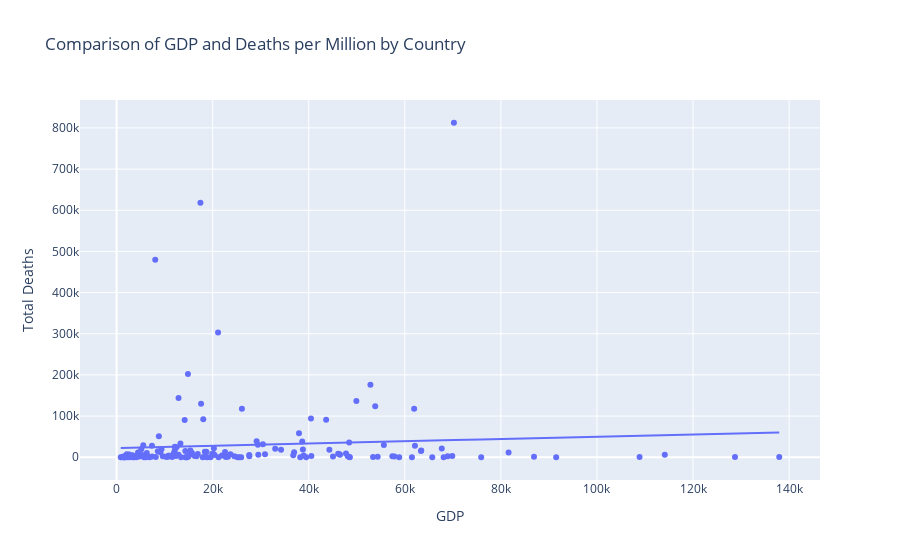

Notebook cell for this chart:
### Code cell
CovidData = pd.read_csv('owid-covid-data.csv')
GDPdata = pd.read_csv('GDP-data.csv', skiprows=4)

Covid_2021 = CovidData[CovidData['date'].str.startswith('2021')]
Covid_deaths_2021 = Covid_2021.groupby('location').last()['total_deaths'].reset_index()

GDPdata = GDPdata.rename(columns={'Country Name': 'location'})

df = pd.merge(GDPdata, Covid_deaths_2021, on='location', how='inner')


df = df[df['location'] != 'World']
df = df[df['location'] != 'Upper middle income']
df = df[df['location'] != 'Lower middle income']
df = df[df['location'] !=  'High income']
df = df[df['location'] !=  'Low income']
df = df[df['location'] !=  'European Union']
df = df[df['location'] !=  'North America']
df = df[df['location'] !=  'South America']
df = df[df['location'] !=  'Asia']
df = df[df['location'] !=  'Oceania']
df = df[df['location'] !=  'Africa']

correlation = df['total_deaths'].corr(df['2021'])
print(correlation)

fig = px.scatter(
    df,
    x="2021",
    y="total_deaths",
    hover_name="location",
    trendline="ols",
    title="Comparison of GDP and Deaths per Million by Country",
    labels={
        "2021": "GDP",
        "total_deaths": "Total Deaths"
    }
)
fig

### Figure 1 — Plotly figure (JSON) as saved in the notebook; plotly's stock layout.template omitted (floating-point values rounded to 4 significant figures; data arrays with more than 128 entries replaced by an {"elided": "..."} marker saying what was removed)
{"data": [{"hovertemplate": "<b>%{hovertext}</b><br><br>GDP=%{x}<br>Total Deaths=%{y}<extra></extra>", "hovertext": {"elided": "186 str values"}, "legendgroup": "", "marker": {"color": "#636efa", "symbol": "circle"}, "mode": "markers", "name": "", "orientation": "v", "showlegend": false, "type": "scatter", "x": {"elided": "186 float values"}, "xaxis": "x", "y": {"elided": "186 int values"}, "yaxis": "y"}, {"hovertemplate": "<b>OLS trendline</b><br>total_deaths = 0.276518 * 2021 + 22222.7<br>R<sup>2</sup>=0.005946<br><br>GDP=%{x}<br>Total Deaths=%{y} <b>(trend)</b><extra></extra>", "legendgroup": "", "marker": {"color": "#636efa", "symbol": "circle"}, "mode": "lines", "name": "", "showlegend": false, "type": "scatter", "x": {"elided": "163 float values"}, "xaxis": "x", "y": {"elided": "163 float values"}, "yaxis": "y"}], "layout": {"legend": {"tracegroupgap": 0}, "title": {"text": "Comparison of GDP and Deaths per Million by Country"}, "xaxis": {"anchor": "y", "domain": [0, 1], "title": {"text": "GDP"}}, "yaxis": {"anchor": "x", "domain": [0, 1], "title": {"text": "Total Deaths"}}}}
